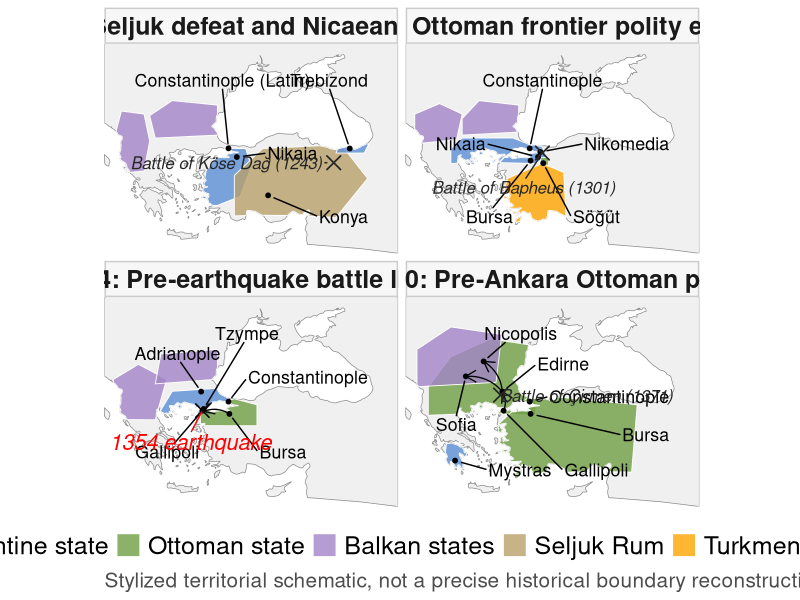
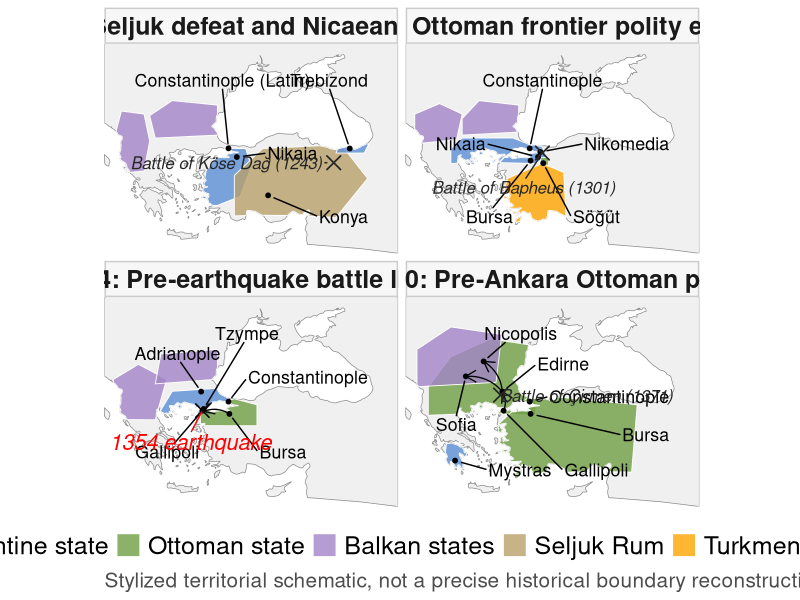
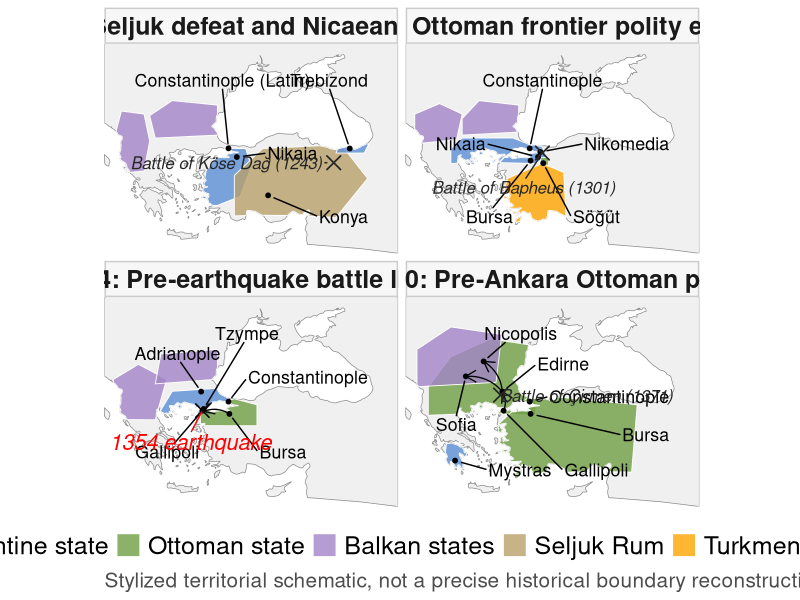

These charts were generated, in order, by the following R code:
# ============================================================
# Stylized Ottoman-Byzantine territorial map, 1243-1400
# 2x2 panel figure for Gallipoli earthquake case
# REVISED v3: historical-accuracy fixes
#   - Köse Dağ now a battle marker, not a city
#   - Empire of Trebizond added as a polygon in panel a
#   - Battle of Bapheus (1301) marker added to panel b
#   - Battle of Çirmen (1371) marker added to panel d
# ============================================================
library(sf)
library(ggplot2)
library(dplyr)
library(tibble)
library(ggrepel)
library(rnaturalearth)
library(rnaturalearthdata)

# ------------------------------------------------------------
# Basemap: single land mass (no internal modern borders)
# ------------------------------------------------------------
world <- ne_countries(scale = "medium", returnclass = "sf")
map_window <- st_as_sfc(
  st_bbox(
    c(xmin = 18, xmax = 44, ymin = 34, ymax = 48),
    crs = st_crs(4326)
  )
)
world_crop <- st_crop(world, map_window)
land_mask  <- st_make_valid(st_union(world_crop))   # one polygon, no inner borders

# ------------------------------------------------------------
# Period labels
period_1243 <- "1243: Seljuk defeat and Nicaean retreat"
period_1300 <- "c. 1300: Ottoman frontier polity emerges"
period_1352 <- "1354: Pre-earthquake battle lines"
period_1400 <- "1400: Pre-Ankara Ottoman peak"

# ------------------------------------------------------------
# Approximate territorial polygons
# Consolidated polity labels (5 categories instead of 13)
# ------------------------------------------------------------
territories <- st_sf(
  period = c(
    period_1243, period_1243, period_1243, period_1243, period_1243,
    period_1300, period_1300, period_1300, period_1300, period_1300,
    period_1352, period_1352, period_1352, period_1352,
    period_1400, period_1400, period_1400, period_1400, period_1400
  ),
  polity = c(
    "Byzantine state", "Seljuk Rum", "Byzantine state", "Balkan states", "Balkan states",
    "Byzantine state", "Ottoman state", "Turkmen / beyliks", "Balkan states", "Balkan states",
    "Byzantine state", "Ottoman state", "Balkan states", "Balkan states",
    "Byzantine state", "Byzantine state",
    "Ottoman state", "Ottoman state", "Balkan states"
  ),
  geometry = st_sfc(
    
    # --- 1243 Empire of Nicaea (NW Anatolia) ---
    st_polygon(list(matrix(c(
      26.5, 37.2,
      27.0, 39.5,
      28.5, 41.0,
      30.5, 41.0,
      31.0, 39.8,
      30.0, 37.8,
      28.0, 37.2,
      26.5, 37.2
    ), ncol = 2, byrow = TRUE))),
    
    # --- 1243 Seljuk Rum ---
    st_polygon(list(matrix(c(
      29.5, 36.5,
      38.5, 36.4,
      41.3, 39.0,
      39.0, 41.2,
      32.0, 41.0,
      29.5, 39.2,
      29.5, 36.5
    ), ncol = 2, byrow = TRUE))),
    
    # --- 1243 Empire of Trebizond (SE Black Sea coast) ---
    # Komnenian successor state, founded 1204; coloured as Byzantine
    st_polygon(list(matrix(c(
      38.5, 40.7,
      41.0, 40.7,
      41.4, 41.3,
      38.8, 41.3,
      38.5, 40.7
    ), ncol = 2, byrow = TRUE))),

    # --- 1243 Second Bulgarian Empire (dominant Balkan power under Ivan Asen II) ---
    st_polygon(list(matrix(c(
      22.5, 41.7,
      28.0, 41.9,
      28.0, 43.9,
      24.0, 44.2,
      22.0, 43.2,
      22.5, 41.7
    ), ncol = 2, byrow = TRUE))),

    # --- 1243 Western Balkan states (Serbia, Epirus / Thessalonica) ---
    st_polygon(list(matrix(c(
      19.0, 39.3,
      21.5, 39.5,
      22.0, 41.5,
      21.5, 43.3,
      19.5, 43.5,
      18.8, 41.5,
      19.0, 39.3
    ), ncol = 2, byrow = TRUE))),

    # --- 1300 Byzantine Empire (incl. Bithynia) ---
    st_polygon(list(matrix(c(
      22.0, 40.0,
      29.5, 40.0,
      30.5, 40.5,
      30.0, 41.2,
      28.5, 41.4,
      27.5, 41.7,
      23.0, 41.7,
      22.0, 41.0,
      22.0, 40.0
    ), ncol = 2, byrow = TRUE))),
    
    # --- 1300 Ottoman beylik (tight around Sogut/Bilecik) ---
    st_polygon(list(matrix(c(
      29.8, 39.8,
      30.6, 39.8,
      30.7, 40.4,
      30.0, 40.4,
      29.8, 39.8
    ), ncol = 2, byrow = TRUE))),
    
    # --- 1300 Other Anatolian beyliks ---
    st_polygon(list(matrix(c(
      26.0, 36.0,
      32.2, 36.2,
      32.0, 39.4,
      30.1, 40.0,
      27.0, 39.0,
      26.0, 36.0
    ), ncol = 2, byrow = TRUE))),

    # --- 1300 Second Bulgarian Empire (NE Balkans) ---
    st_polygon(list(matrix(c(
      23.0, 41.9,
      28.0, 42.1,
      28.0, 43.9,
      24.5, 44.2,
      23.0, 43.0,
      23.0, 41.9
    ), ncol = 2, byrow = TRUE))),

    # --- 1300 Kingdom of Serbia (NW Balkans, under Milutin) ---
    st_polygon(list(matrix(c(
      18.8, 41.3,
      22.5, 41.6,
      23.0, 43.3,
      21.0, 44.0,
      18.8, 43.3,
      18.8, 41.3
    ), ncol = 2, byrow = TRUE))),
    
    # --- 1352 Byzantine Empire ---
    st_polygon(list(matrix(c(
      22.8, 40.2,
      27.3, 40.1,
      29.1, 41.1,
      28.0, 41.9,
      24.0, 41.7,
      22.8, 40.2
    ), ncol = 2, byrow = TRUE))),
    
    # --- 1352 Ottoman polity ---
    st_polygon(list(matrix(c(
      26.5, 39.4,
      31.5, 39.4,
      31.5, 40.8,
      29.5, 41.2,
      26.5, 40.5,
      26.5, 39.4
    ), ncol = 2, byrow = TRUE))),
    
    # --- 1352 Serbian Empire (Dusan) ---
    st_polygon(list(matrix(c(
      18.8, 39.8,
      22.5, 39.8,
      23.5, 42.5,
      21.0, 43.5,
      18.8, 42.5,
      18.8, 39.8
    ), ncol = 2, byrow = TRUE))),
    
    # --- 1352 Bulgarian Empire (Ivan Alexander) ---
    # Southern frontier raised to sit clearly north of Byzantine
    # Adrianople (lat 41.68); Adrianople stays Byzantine until the
    # Ottoman capture, c.1361-69.
    st_polygon(list(matrix(c(
      22.5, 42.2,
      28.0, 42.5,
      28.0, 44.5,
      23.0, 44.2,
      22.5, 42.2
    ), ncol = 2, byrow = TRUE))),
    
    # --- 1400 Byzantine remnants (Constantinople area) ---
    st_polygon(list(matrix(c(
      28.55, 40.75,
      29.25, 40.75,
      29.25, 41.20,
      28.55, 41.20,
      28.55, 40.75
    ), ncol = 2, byrow = TRUE))),

    # --- 1400 Despotate of Morea (Byzantine — Peloponnese) ---
    st_polygon(list(matrix(c(
      21.4, 36.7,
      23.2, 36.5,
      23.4, 37.5,
      22.8, 38.3,
      21.6, 38.2,
      21.4, 36.7
    ), ncol = 2, byrow = TRUE))),

    # --- 1400 Ottoman Empire: Balkans / Thrace ---
    st_polygon(list(matrix(c(
      20.0, 40.1,
      29.5, 40.1,
      29.7, 44.7,
      25.5, 45.2,
      22.0, 44.0,
      20.0, 42.0,
      20.0, 40.1
    ), ncol = 2, byrow = TRUE))),
    
    # --- 1400 Ottoman Empire: Anatolia ---
    st_polygon(list(matrix(c(
      26.2, 36.0,
      38.0, 36.3,
      38.5, 40.8,
      29.0, 41.4,
      26.2, 39.5,
      26.2, 36.0
    ), ncol = 2, byrow = TRUE))),
    
    # --- 1400 Balkan vassal / influence zone ---
    st_polygon(list(matrix(c(
      19.0, 42.0,
      26.0, 42.3,
      26.5, 45.5,
      22.0, 46.0,
      19.0, 44.5,
      19.0, 42.0
    ), ncol = 2, byrow = TRUE))),
    
    crs = 4326
  )
)

# Clip territories to land mass (no polygons over water)
territories <- st_make_valid(territories)
territories_land <- suppressWarnings(
  st_intersection(territories, land_mask)
)

# Force panel ordering
territories_land$period <- factor(
  territories_land$period,
  levels = c(period_1243, period_1300, period_1352, period_1400)
)

# ------------------------------------------------------------
# Hubs (cities)
# ------------------------------------------------------------
hubs <- tibble(
  period = c(
    period_1243, period_1243, period_1243, period_1243,
    period_1300, period_1300, period_1300, period_1300, period_1300,
    period_1352, period_1352, period_1352, period_1352, period_1352,
    period_1400, period_1400, period_1400, period_1400, period_1400,
    period_1400, period_1400
  ),
  hub = c(
    "Constantinople (Latin)", "Nikaia", "Konya", "Trebizond",
    "Constantinople", "Bursa", "Nikaia", "Nikomedia", "Söğüt",
    "Constantinople", "Gallipoli", "Tzympe", "Bursa", "Adrianople",
    "Constantinople", "Gallipoli", "Edirne", "Sofia", "Nicopolis",
    "Bursa", "Mystras"
  ),
  lon = c(
    28.98, 29.72, 32.49, 39.72,
    28.98, 29.06, 29.72, 29.92, 30.18,
    28.98, 26.67, 26.78, 29.06, 26.56,
    28.98, 26.67, 26.56, 23.32, 24.90,
    29.06, 22.37
  ),
  lat = c(
    41.01, 40.43, 37.87, 41.00,
    41.01, 40.19, 40.43, 40.77, 40.02,
    41.01, 40.41, 40.52, 40.19, 41.68,
    41.01, 40.41, 41.68, 42.70, 43.70,
    40.19, 37.07
  )
)
hubs$period <- factor(
  hubs$period,
  levels = c(period_1243, period_1300, period_1352, period_1400)
)

# ------------------------------------------------------------
# Battle markers (separate from cities; rendered with an X glyph)
#   - Köse Dağ 1243: Mongol defeat of Seljuks
#   - Bapheus 1301: first major Ottoman victory over Byzantines
#   - Çirmen (Maritsa) 1371: Serbian collapse, Balkan vassalage
# ------------------------------------------------------------
battles <- tibble(
  period = c(period_1243, period_1300, period_1400),
  battle = c("Battle of Köse Dağ (1243)",
             "Battle of Bapheus (1301)",
             "Battle of Çirmen (1371)"),
  # Markers sit at the true (approximate) battle sites; label overlap is
  # handled by geom_text_repel, not by displacing the points:
  #   Köse Dağ  ~ near Suşehri (E Anatolia)
  #   Bapheus   ~ on the plain near Nicomedia (İzmit)
  #   Çirmen    ~ Chernomen/Ormenio on the Maritsa, SW of Edirne
  lon = c(38.30, 30.10, 26.40),
  lat = c(40.05, 40.70, 41.45)
)
battles$period <- factor(
  battles$period,
  levels = c(period_1243, period_1300, period_1352, period_1400)
)

# ------------------------------------------------------------
# Earthquake marker (1352 panel only)
# ------------------------------------------------------------
earthquake_marker <- tibble(
  period = period_1352,
  lon = 26.67,
  lat = 40.41,
  label = "1354 earthquake"
)
earthquake_marker$period <- factor(
  earthquake_marker$period,
  levels = c(period_1243, period_1300, period_1352, period_1400)
)

# ------------------------------------------------------------
# Ottoman expansion arrows
# ------------------------------------------------------------
expansion_arrows <- tibble(
  period = c(
    period_1352,
    period_1400,
    period_1400,
    period_1400
  ),
  x    = c(29.05, 26.67, 26.56, 26.56),
  y    = c(40.20, 40.41, 41.68, 41.68),
  xend = c(26.78, 26.56, 23.32, 24.90),
  yend = c(40.36, 41.68, 42.70, 43.70),
  label = c(
    "Bridgehead near Gallipoli",
    "Move into Thrace",
    "Expansion toward Bulgaria",
    "Expansion toward Danube"
  )
)
expansion_arrows$period <- factor(
  expansion_arrows$period,
  levels = c(period_1243, period_1300, period_1352, period_1400)
)

# ------------------------------------------------------------
# Plot
# ------------------------------------------------------------
p <- ggplot() +
  # land mass — coastline only, no modern country borders
  geom_sf(
    data = land_mask,
    fill = "grey94",
    color = "grey55",
    linewidth = 0.25
  ) +
  # territorial polygons (already clipped to land)
  geom_sf(
    data = territories_land,
    aes(fill = polity),
    color = "white",
    linewidth = 0.3,
    alpha = 0.80
  ) +
  geom_curve(
    data = expansion_arrows,
    aes(x = x, y = y, xend = xend, yend = yend),
    curvature = 0.25,
    linewidth = 0.45,
    arrow = arrow(length = unit(0.12, "inches")),
    inherit.aes = FALSE
  ) +
  geom_point(
    data = hubs,
    aes(x = lon, y = lat),
    size = 1.3,
    inherit.aes = FALSE
  ) +
  geom_text_repel(
    data = hubs,
    aes(x = lon, y = lat, label = hub),
    size = 4.5,
    min.segment.length = 0,
    segment.linewidth = 0.2,
    box.padding = 1.5,
    point.padding = 0.5,
    force = 9,
    force_pull = 0.3,
    max.overlaps = 40,
    max.iter = 8000,
    seed = 123,
    inherit.aes = FALSE
  ) +
  # earthquake marker on the 1352 panel
  geom_point(
    data = earthquake_marker,
    aes(x = lon, y = lat),
    shape = 4, size = 4, color = "black", stroke = 0.8,
    inherit.aes = FALSE
  ) +
  geom_text_repel(
    data = earthquake_marker,
    aes(x = lon, y = lat, label = label),
    size = 5.5, color = "red", fontface = "italic",
    nudge_y = -2.1, nudge_x = -2.25,
    segment.color = "red", segment.linewidth = 0.3,
    inherit.aes = FALSE
  ) +
  # battle markers: X glyph + italic label
  geom_point(
    data = battles,
    aes(x = lon, y = lat),
    shape = 4, size = 4, color = "grey15", stroke = 0.9,
    inherit.aes = FALSE
  ) +
  geom_text_repel(
    data = battles,
    aes(x = lon, y = lat, label = battle),
    size = 4.25, color = "grey15", fontface = "italic",
    min.segment.length = 0,
    segment.linewidth = 0.2,
    box.padding = 1.3,
    point.padding = 0.5,
    force = 8,
    force_pull = 0.3,
    max.overlaps = 40,
    max.iter = 8000,
    seed = 1235,
    inherit.aes = FALSE
  ) +
  facet_wrap(~ period, ncol = 2) +
  coord_sf(
    xlim = c(18, 44),
    ylim = c(34, 48),
    expand = FALSE
  ) +
  scale_fill_manual(
    values = c(
      "Byzantine state"    = "#5B8FD6",
      "Ottoman state"      = "#6F9F45",
      "Seljuk Rum"         = "#B8A06A",
      "Turkmen / beyliks"  = "orange",
      "Balkan states"      = "#A283C6"
    ),
    breaks = c(
      "Byzantine state",
      "Ottoman state",
      "Balkan states",
      "Seljuk Rum",
      "Turkmen / beyliks"
    )
  ) +
  labs(
    #title = "Ottoman Expansion and Byzantine Retrenchment around the Gallipoli Earthquake",
    #subtitle = "Stylized territorial schematic, not a precise historical boundary reconstruction",
    fill = NULL,
    x = NULL,
    y = NULL,
    caption = paste(
      "Stylized territorial schematic, not a precise historical boundary reconstruction",
      sep = " "
    )
  ) +
  theme_classic(base_size = 11) +
  theme(
    legend.position = "bottom",
    legend.text = element_text(size = 18),
    strip.text = element_text(face = "bold", size = 18),
    strip.background = element_rect(fill = "grey97", color = "grey80"),
    plot.title = element_text(face = "bold", size = 24),
    plot.caption = element_text(size = 15, hjust = 0, color = "grey30"),
    panel.background = element_rect(fill = "white", color = NA),
    panel.grid = element_blank(),
    axis.text = element_blank(),
    axis.ticks = element_blank(),
    axis.line = element_blank(),
    legend.title = element_text(size = 12)
  )

print(p)

ggsave(
  filename = "results/main/ottoman_byzantine_four_panel_map.png",
  plot = p,
  width = 14, height = 11, dpi = 800
)
ggsave(
  filename = "results/main/ottoman_byzantine_four_panel_map.pdf",
  plot = p,
  width = 14, height = 12
)
